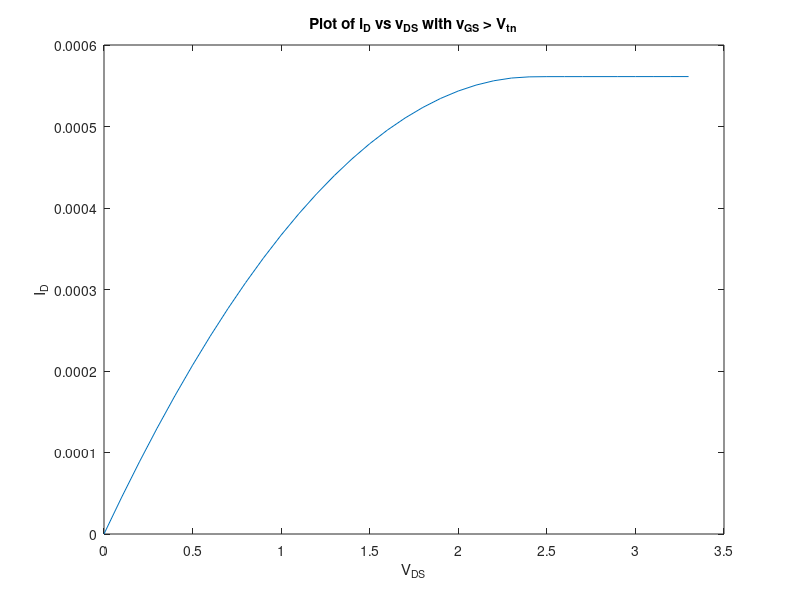

MATLAB code for this plot:
n = 1;
Vtn = 570e-3; %V
Vtp = 710e-3; %V
Lambda = 0.16e-3; %m/V
Bn = 190e-6; % A/V^2;
Bp = 55e-6; % A/V^2;
VT = 26e-3; %V
Vdd=3.3; %V
Is = 2*n*Bn*(VT^2); % A
Vd = 0:0.1:3.3; %V
Vg=3;
Vs = 0;
Early = (1 + Lambda * Vd); %Channel-length modulation
iF = (Is*(log(1+exp((Vg-Vtn-n*Vs)/(2*n*VT)))).^2).*Early;
iR = (Is*(log(1+exp((Vg-Vtn-n*Vd)/(2*n*VT)))).^2).*Early;
iD = iF - iR;
plot(Vd,iD); %plots with logarithmic y-axis
ylabel('I_D');
xlabel('V_D_S');
title('Plot of i_D vs v_D_S with v_G_S > V_t_n');